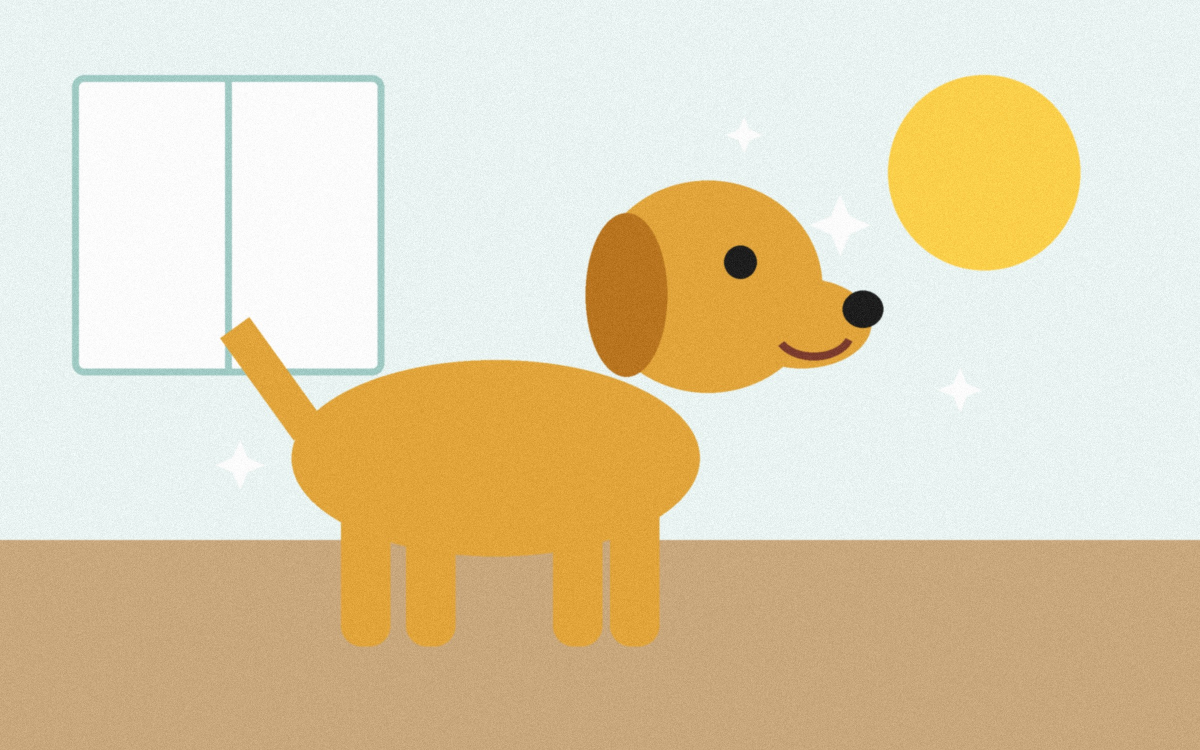
#> input picture seo/bayside-paws/broken/images/IMG_4032.jpg, 2400 x 1500 px (shown at 1/2 size)
$ python prep_shot.py ../seo/bayside-paws/broken/images/IMG_4032.jpg ../seo/bayside-paws/broken/images/photo1.jpg 5
#> lines starting #> are read from the running program, lines starting #| are printed output that depends on the picture
"""prep_shot.py src dst width [--notrim]
Trims empty background below the content (keeps a margin), then scales to width."""
import sys
from PIL import Image, ImageChops
src, dst, width = sys.argv[1], sys.argv[2], int(sys.argv[3])
im = Image.open(src).convert("RGB")
#> im is the input picture: PIL image 2400x1500 RGB; mean R, G, B 223.7, 210, 179.1
if "--notrim" not in sys.argv:
    bg = Image.new("RGB", im.size, im.getpixel((im.width - 2, im.height - 2)))
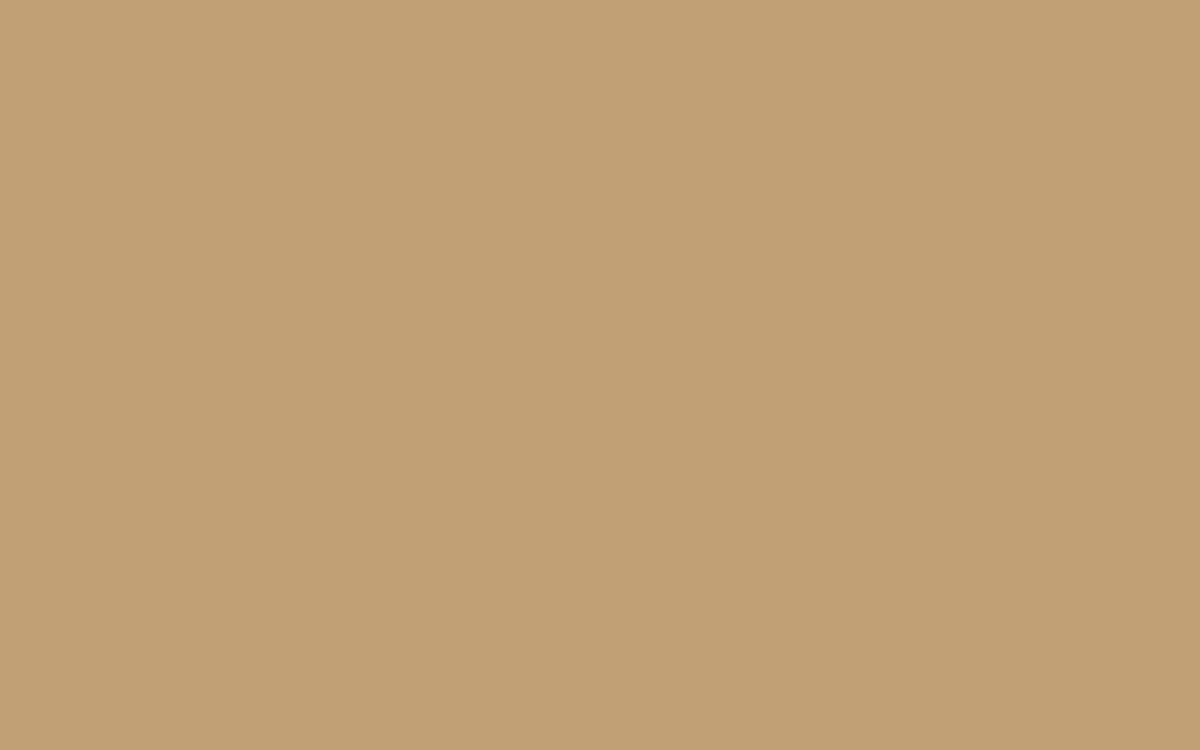
#> bg: PIL image 2400x1500 RGB (shown at 1/2 size); mean R, G, B 193, 160, 117
    box = ImageChops.difference(im, bg).convert("L").point(lambda v: 255 if v > 12 else 0).getbbox()
#> box = (0, 0, 2400, 1500)
    if box:
        bottom = min(im.height, box[3] + int(im.width * 0.03))
#> bottom = 1500
        im = im.crop((0, 0, im.width, bottom))
h = round(im.height * width / im.width)
#> h = 3
im.resize((width, h), Image.LANCZOS).save(dst, optimize=True)
print(dst, width, h)
#| ../seo/bayside-paws/broken/images/photo1.jpg 5 3

$ run again, on seo/bayside-paws/broken/images/photo2.jpg
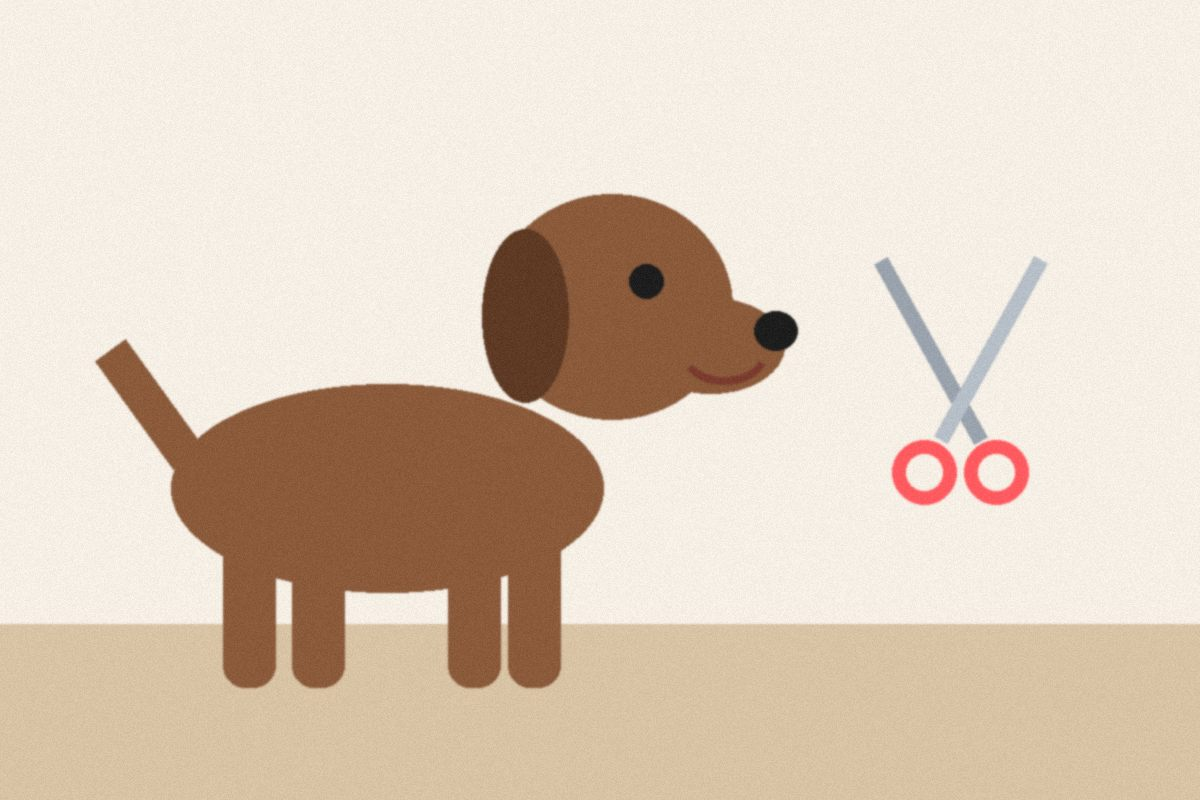
#> input picture seo/bayside-paws/broken/images/photo2.jpg, 1200 x 800 px
#> im is the input picture: PIL image 1200x800 RGB; mean R, G, B 221.8, 205.1, 187.8
#> `bg = Image.new("RGB", im.size, im.getpixel((im.width - 2, im.height - ..`:
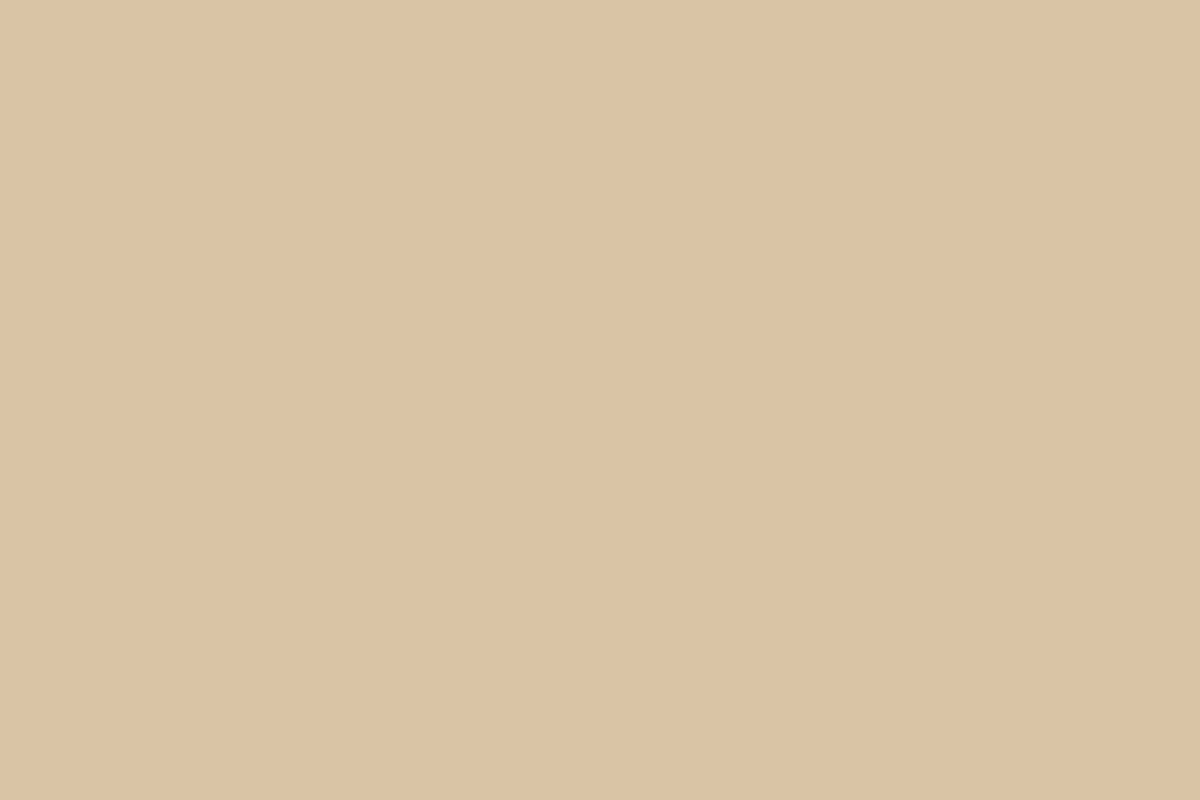
#> bg: PIL image 1200x800 RGB; mean R, G, B 217, 196, 165
#> box = (0, 0, 1200, 690)
#> bottom = 726
#> `im = im.crop((0, 0, im.width, bottom))`:
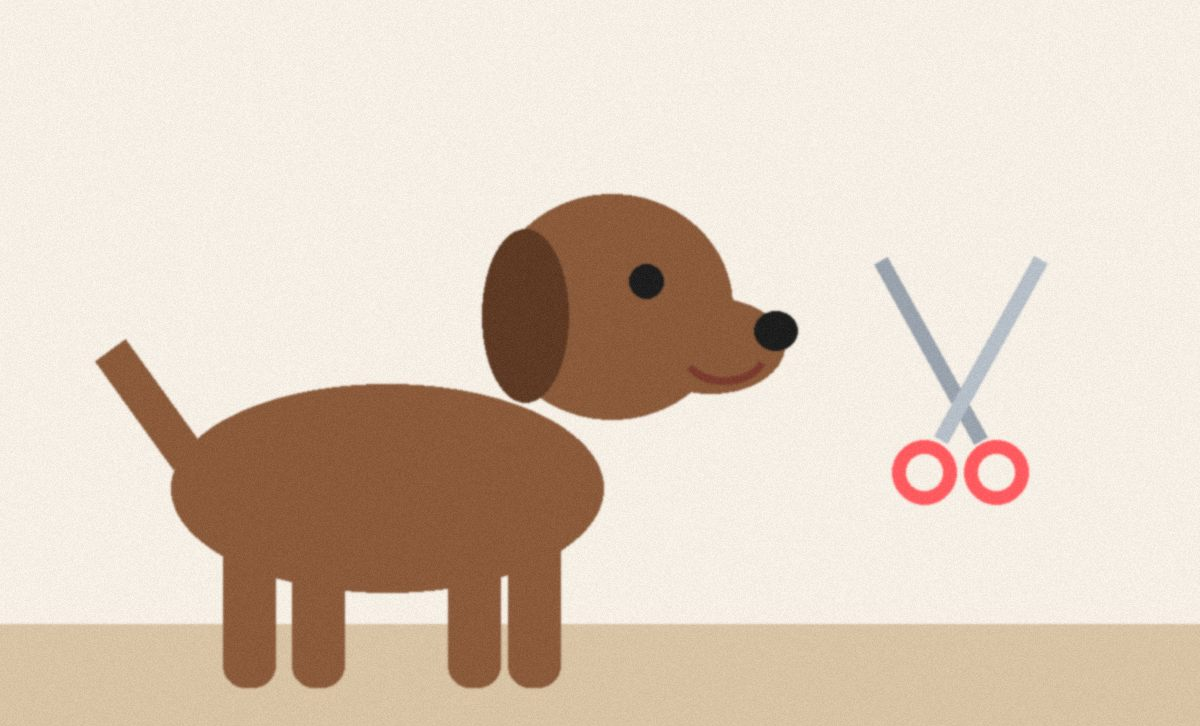
#> im: PIL image 1200x726 RGB; mean R, G, B 222.4, 206.1, 190.2
#| ../seo/bayside-paws/broken/images/photo2.jpg 5 3

$ run again, on seo/bayside-paws/broken/images/prices.png
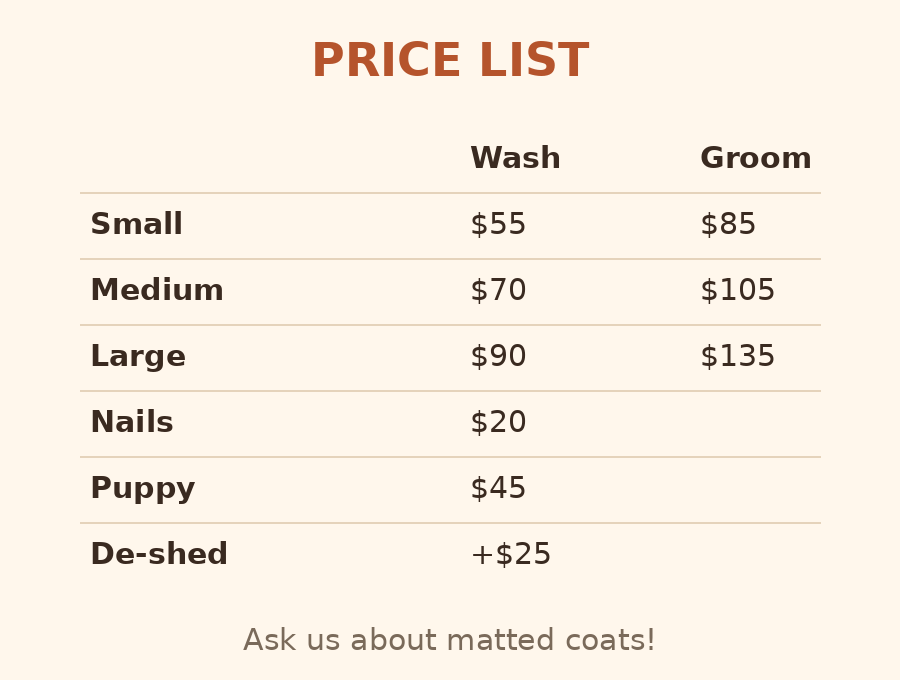
#> input picture seo/bayside-paws/broken/images/prices.png, 900 x 680 px
#> im is the input picture: PIL image 900x680 RGB; mean R, G, B 249.5, 240.6, 229.2
#> `bg = Image.new("RGB", im.size, im.getpixel((im.width - 2, im.height - ..`:
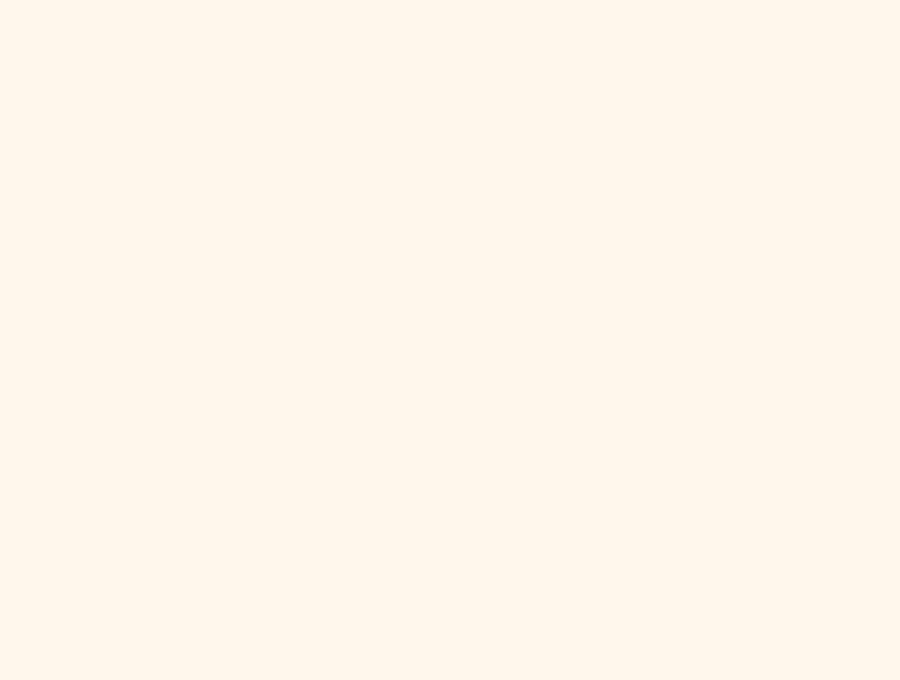
#> bg: PIL image 900x680 RGB; mean R, G, B 255, 247, 236
#> box = (80, 41, 821, 650)
#> bottom = 677
#> `im = im.crop((0, 0, im.width, bottom))`:
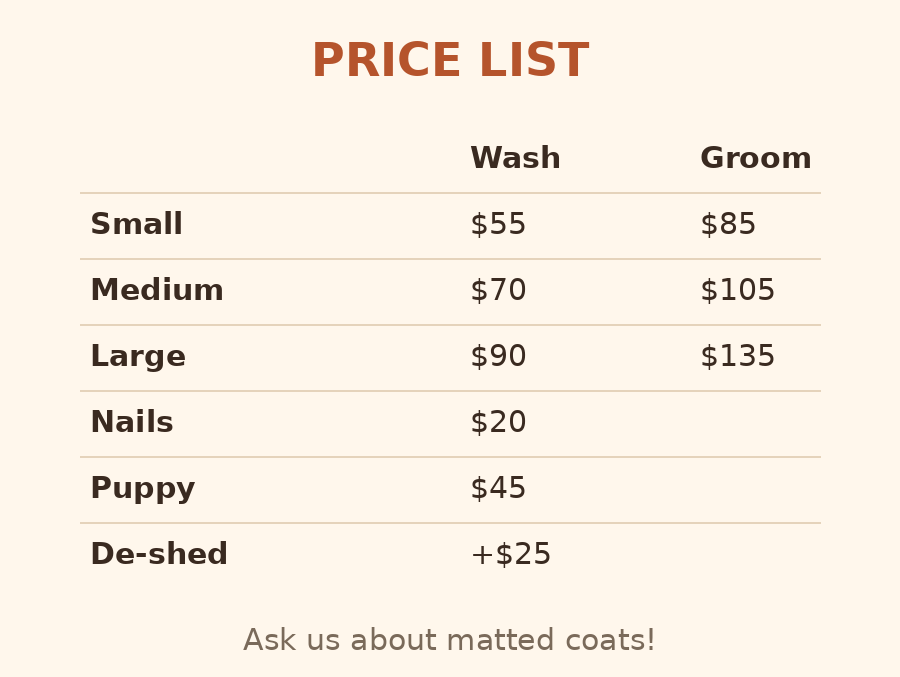
#> im: PIL image 900x677 RGB; mean R, G, B 249.5, 240.5, 229.2
#| ../seo/bayside-paws/broken/images/prices.png 5 4
